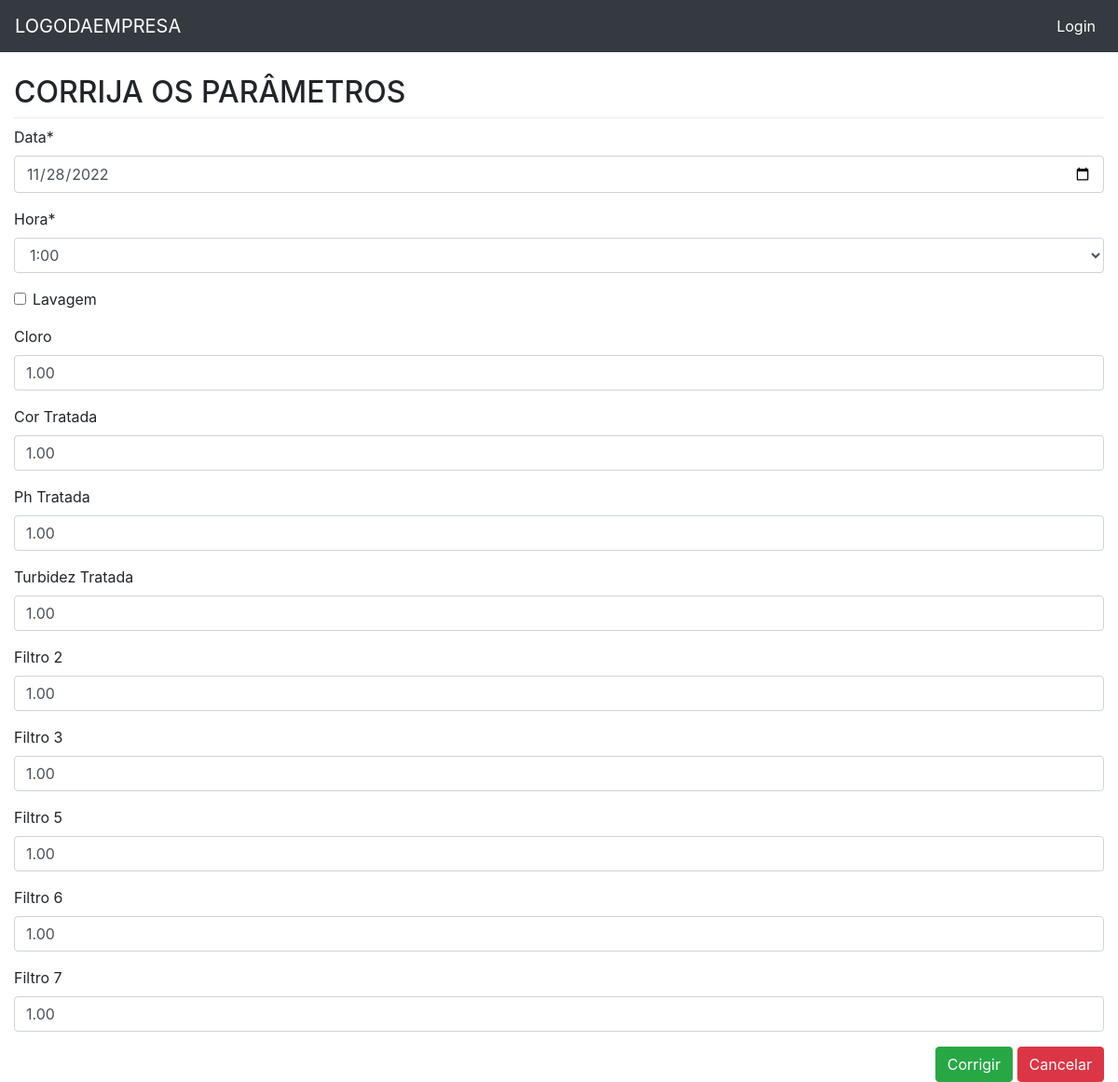
The page /eta_quatro/update/1 on the database its author committed.
### eta_quatro/models.py (models this page shows, shortened)
class EtaQuatro(models.Model):
    data = models.DateField('Data', auto_now=False, auto_now_add=False)
    hora = models.CharField(max_length=5, choices=HORA_CHOICE)
    lavagem = models.BooleanField('Lavagem', default=False, blank=True)
    cloro = models.DecimalField('Cloro', max_digits=4, decimal_places=2, blank=True, null=True)
    cor_t = models.DecimalField('Cor Tratada', max_digits=4, decimal_places=2, blank=True, null=True)
    ph_t = models.DecimalField('Ph Tratada', max_digits=4, decimal_places=2, blank=True, null=True)
    turbidez_t = models.DecimalField('Turbidez Tratada', max_digits=4, decimal_places=2, blank=True, null=True)
    filtro2 = models.DecimalField('Filtro 2', max_digits=4, decimal_places=2, blank=True, null=True)
    filtro3 = models.DecimalField('Filtro 3', max_digits=4, decimal_places=2, blank=True, null=True)
    filtro5 = models.DecimalField('Filtro 5', max_digits=4, decimal_places=2, blank=True, null=True)
    filtro6 = models.DecimalField('Filtro 6', max_digits=4, decimal_places=2, blank=True, null=True)
    filtro7 = models.DecimalField('Filtro 7', max_digits=4, decimal_places=2, blank=True, null=True)
    class Meta:
        ordering = ('-data',)
        verbose_name = 'ETA Quatro'

### eta_quatro/views.py (the view)
# urls.py: path('update/<int:pk>', v.eta_quatro_update, name='eta_quatro_update'),
def eta_quatro_update(request, pk):
    template_name = 'eta_quatro_update.html'
    obj = EtaQuatro.objects.get(pk=pk)
    form = EtaQuatroForm(request.POST or None, instance=obj)
    if request.method == 'POST':
        if form.is_valid():
            form.save()
            return HttpResponseRedirect(reverse('eta_quatro:eta_quatro_list'))
    context = {'form': form}
    return render(request, template_name, context)

### eta_quatro/forms.py
class EtaQuatroForm(forms.ModelForm):
    data = forms.DateField(
        label='Data',
        widget=forms.DateInput(
            format='%Y-%m-%d',
            attrs={
                'type': 'date'
            }),
        input_formats=('%Y-%m-%d',),
    )
    class Meta:
        model = EtaQuatro
        fields = '__all__'

### eta_quatro/templates/eta_quatro_update.html (shortened to what this page needs)
{% extends "base.html" %}
{% load static %}
{% load crispy_forms_tags %}
{% block content %}
    <h2>CORRIJA OS PARÂMETROS </h2>
    <div class="dropdown-divider"></div>
    <form action="" method="POST" >
    {{ form|crispy }}
    <span class="pull-right">
      <button type="submit" class="btn btn-success">Corrigir</button>
      <button type="reset" class="btn btn-danger" onclick="location.href = '{% url 'eta_quatro:eta_quatro_list' %}'">Cancelar</button>
    </span>
{% endblock %}

### core/static/css/style.css (style rules this page uses)
body { margin-top: 80px; }

### rows shown on the page
EtaQuatro: data "11/28/2022", hora "1:00", cloro "1.00", cor_t "1.00", ph_t "1.00", turbidez_t "1.00", filtro2 "1.00", filtro3 "1.00", filtro5 "1.00", filtro6 "1.00", filtro7 "1.00"
